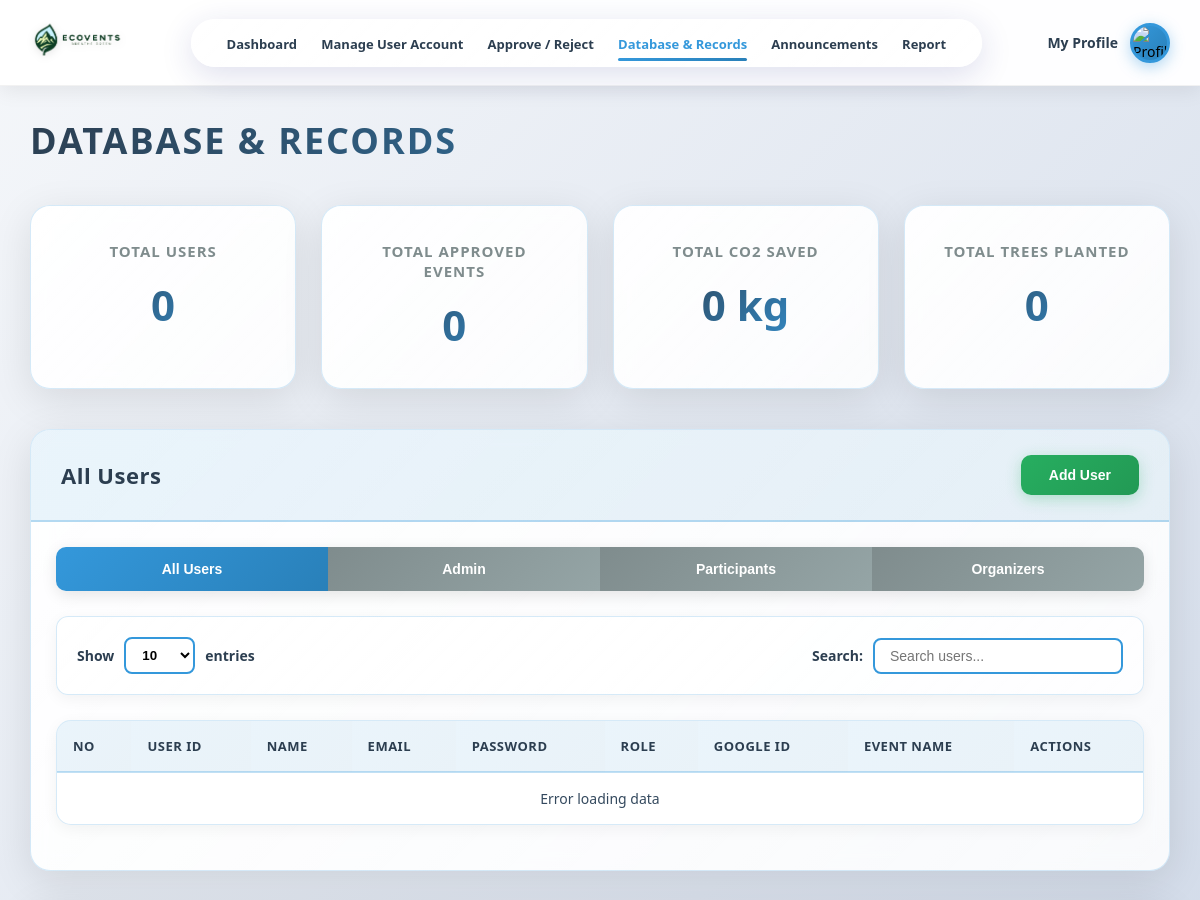
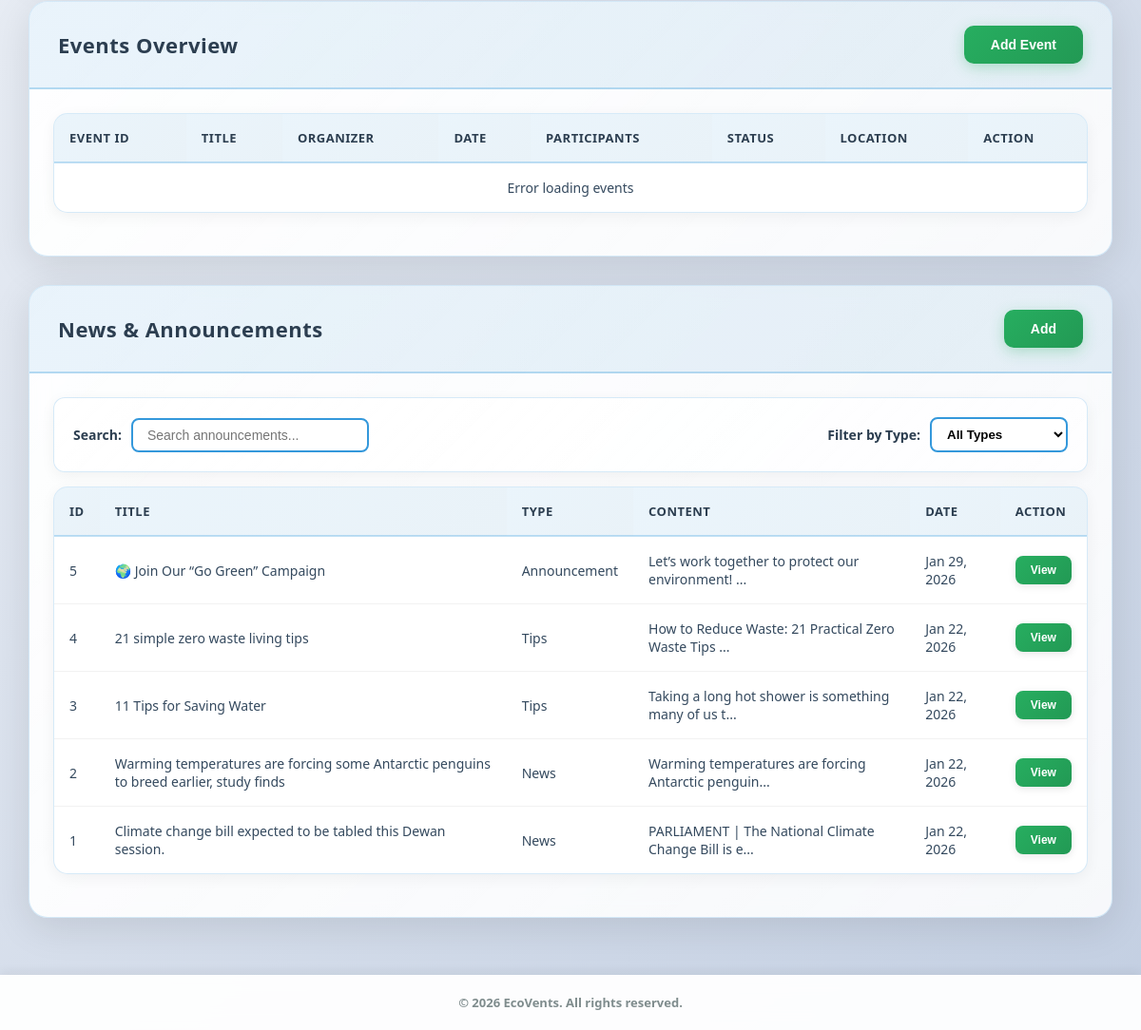
Page /database-record.php on the committed database (2 pictures, top to bottom).
### tables this page shows
CREATE TABLE `news` (
  `newsID` int(21) NOT NULL,
  `user_id` int(21) NOT NULL,
  `news_title` varchar(255) NOT NULL,
  `news_content` varchar(2083) NOT NULL,
  `news_type` varchar(255) NOT NULL,
  `news_link` varchar(2083) NOT NULL,
  `news_created_at` timestamp NOT NULL DEFAULT current_timestamp() ON UPDATE current_timestamp()
);

### database-record.php (the view, shortened to what this page needs)
<?php
$host = 'localhost';
$dbname = 'users';
$username = 'root';
$password = '';
try {
    $pdo = new PDO("mysql:host=$host;dbname=$dbname", $username, $password);
    $pdo->setAttribute(PDO::ATTR_ERRMODE, PDO::ERRMODE_EXCEPTION);
} catch(PDOException $e) {
    die("Connection failed: " . $e->getMessage());
}
$stmt = $pdo->query("SELECT * FROM news ORDER BY news_created_at DESC");
$newsItems = $stmt->fetchAll(PDO::FETCH_ASSOC);
?>
<!DOCTYPE html>
<html lang="en">
<head>
</head>
<body>
<div class="header">
    <div class="logo">
        <img src="photo/Logo.png" alt="Logo">
    </div>
    <div class="nav">
        <a href="mainpage.php">Dashboard</a>
        <a href="manage-user.php">Manage User Account</a>
        <a href="approve-reject.php">Approve / Reject</a>
        <a href="database-record.php" class="active">Database & Records</a>
        <a href="announcements.php">Announcements</a>
        <a href="report.php">Report</a>
    </div>
    <div class="profile">
        <div class="profile-text">
            <a href="adminprofile.php">My Profile</a>
        </div>
        <div class="profile-circle" id="profileCircle">
            <img src="photo/profile.jpg" alt="Profile Photo">
        </div>
    </div>
</div>
<div class="content">
    <h1>DATABASE & RECORDS</h1>
    <div class="stats-cards">
        <div class="stat-card">
            <h3>Total Users</h3>
            <div class="count" id="totalUsers">0</div>
        </div>
        <div class="stat-card">
            <h3>Total Approved Events</h3>
            <div class="count" id="totalEvents">0</div>
        </div>
        <div class="stat-card">
            <h3>Total CO2 Saved</h3>
            <div class="count">0 kg</div>
        </div>
        <div class="stat-card">
            <h3>Total Trees Planted</h3>
            <div class="count">0</div>
        </div>
    </div>
    <div class="section">
        <div class="section-header">
            <h2>All Users</h2>
            <button class="add-btn" onclick="window.location.href='manage-user.php'">Add User</button>
        </div>
        <div style="padding: 25px;">
            <div class="tabs">
                <button class="tab active" data-tab="All">All Users</button>
                <button class="tab" data-tab="Admin">Admin</button>
                <button class="tab" data-tab="Participant">Participants</button>
                <button class="tab" data-tab="Organizer">Organizers</button>
            </div>
            <div class="controls">
                <div class="show-entries">
                    Show
                    <select id="entriesSelect">
                        <option value="10">10</option>
                    </select>
                    entries
                </div>
                <div class="search-bar">
                    <label>Search:</label>
                    <input type="text" id="searchInput" placeholder="Search users...">
                </div>
            </div>
            <div class="table-wrapper">
                <table id="userTable">
                    <thead>
                        <tr>
                            <th>No</th>
                            <th>User ID</th>
                            <th>Name</th>
                            <th>Email</th>
                            <th>Password</th>
                            <th>Role</th>
                            <th>Google ID</th>
                            <th>Event Name</th>
                            <th>Actions</th>
                        </tr>
                    </thead>
                    <tbody id="tableBody">
                    </tbody>
                </table>
            </div>
        </div>
    </div>
    <div class="section">
        <div class="section-header">
            <h2>Events Overview</h2>
            <button class="add-btn">Add Event</button>
        </div>
        <div style="padding: 25px;">
            <div class="table-wrapper">
                <table id="eventsTable">
                    <thead>
                        <tr>
                            <th>Event ID</th>
                            <th>Title</th>
                            <th>Organizer</th>
                            <th>Date</th>
                            <th>Participants</th>
                            <th>Status</th>
                            <th>Location</th>
                            <th>Action</th>
                        </tr>
                    </thead>
                    <tbody id="eventsTableBody">
                    </tbody>
                </table>
            </div>
        </div>
    </div>
    <div class="section">
        <div class="section-header">
            <h2>News & Announcements</h2>
            <button class="add-btn" onclick="window.location.href='announcements.php'">Add</button>
        </div>
        <div style="padding: 25px;">
            <div class="controls" style="margin-bottom: 15px;">
                <div class="search-bar">
                    <label>Search:</label>
                    <input type="text" id="announcementSearchInput" placeholder="Search announcements...">
                </div>
                <div class="show-entries">
                    <label>Filter by Type:</label>
                    <select id="announcementTypeFilter">
                        <option value="">All Types</option>
                    </select>
                </div>
            </div>
            <div class="table-wrapper">
                <table id="announcementsTable">
                    <thead>
                        <tr>
                            <th>ID</th>
                            <th>Title</th>
                            <th>Type</th>
                            <th>Content</th>
                            <th>Date</th>
                            <th>Action</th>
                        </tr>
                    </thead>
                    <tbody id="announcementsTableBody">
                        <?php if (!empty($newsItems)): ?>
                            <?php foreach ($newsItems as $item): ?>
                            <tr data-id="<?= $item['newsID'] ?>"
                                data-type="<?= htmlspecialchars($item['news_type']) ?>"
                                data-content="<?= htmlspecialchars($item['news_content']) ?>"
                                data-link="<?= htmlspecialchars($item['news_link']) ?>">
                                <td><?= $item['newsID'] ?></td>
                                <td><?= htmlspecialchars($item['news_title']) ?></td>
                                <td><?= ucfirst(htmlspecialchars($item['news_type'])) ?></td>
                                <td><?= htmlspecialchars(substr($item['news_content'], 0, 50)) ?>...</td>
                                <td><?= date('M d, Y', strtotime($item['news_created_at'])) ?></td>
                                <td>
                                    <div class="action-buttons">
                                        <button class="action-btn view-btn view-announcement-btn">View</button>
                                    </div>
                                </td>
                            </tr>
                            <?php endforeach; ?>
                        <?php else: ?>
                            <tr><td colspan="6" style="text-align:center;">No announcements found</td></tr>
                        <?php endif; ?>
                    </tbody>
                </table>
            </div>
        </div>
    </div>
</div>
<div class="footer">
    © 2026 EcoVents. All rights reserved.
</div>
</body>
</html>

### rows in the picture
news: newsID "5", news_title "🌍 Join Our “Go Green” Campaign", news_type "Announcement", news_content "Let’s work together to protect our environment!", news_created_at "Jan 29, 2026"
news: newsID "4", news_title "21 simple zero waste living tips", news_type "Tips", news_content "How to Reduce Waste: 21 Practical Zero Waste Tips", news_created_at "Jan 22, 2026"
news: newsID "3", news_title "11 Tips for Saving Water", news_type "Tips", news_content "Taking a long hot shower is something many of us t", news_created_at "Jan 22, 2026"
news: newsID "2", news_title "Warming temperatures are forcing some Antarctic penguins to breed earlier, study finds", news_type "News", news_content "Warming temperatures are forcing Antarctic penguin", news_created_at "Jan 22, 2026"
news: newsID "1", news_title "Climate change bill expected to be tabled this Dewan session.", news_type "News", news_content "PARLIAMENT | The National Climate Change Bill is e", news_created_at "Jan 22, 2026"
